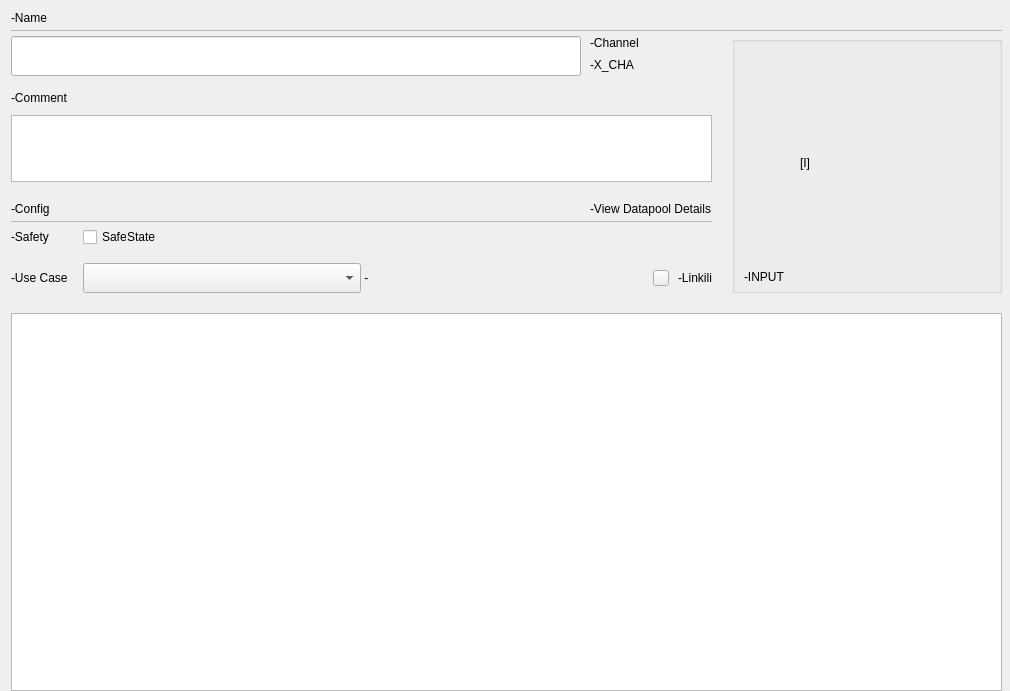
<?xml version="1.0" encoding="UTF-8"?>
<ui version="4.0">
 <class>C_SdNdeHalcChannelWidget</class>
 <widget class="QWidget" name="C_SdNdeHalcChannelWidget">
  <property name="geometry">
   <rect>
    <x>0</x>
    <y>0</y>
    <width>1010</width>
    <height>691</height>
   </rect>
  </property>
  <property name="windowTitle">
   <string>C_SdNdeHalcChannelWidget</string>
  </property>
  <layout class="QVBoxLayout" name="verticalLayout">
   <property name="rightMargin">
    <number>8</number>
   </property>
   <property name="bottomMargin">
    <number>0</number>
   </property>
   <item>
    <layout class="QGridLayout" name="gridLayout" rowstretch="0,0,0,0,1" columnstretch="1,0">
     <property name="horizontalSpacing">
      <number>20</number>
     </property>
     <property name="verticalSpacing">
      <number>5</number>
     </property>
     <item row="1" column="0" colspan="2">
      <widget class="stw::opensyde_gui_elements::C_OgeFraSeparator" name="pc_FrameSeparatorName">
       <property name="minimumSize">
        <size>
         <width>0</width>
         <height>1</height>
        </size>
       </property>
       <property name="maximumSize">
        <size>
         <width>16777215</width>
         <height>1</height>
        </size>
       </property>
       <property name="frameShape">
        <enum>QFrame::Shape::StyledPanel</enum>
       </property>
       <property name="frameShadow">
        <enum>QFrame::Shadow::Raised</enum>
       </property>
      </widget>
     </item>
     <item row="3" column="0" colspan="2">
      <spacer name="verticalSpacer_5">
       <property name="orientation">
        <enum>Qt::Orientation::Vertical</enum>
       </property>
       <property name="sizeType">
        <enum>QSizePolicy::Policy::Fixed</enum>
       </property>
       <property name="sizeHint" stdset="0">
        <size>
         <width>20</width>
         <height>15</height>
        </size>
       </property>
      </spacer>
     </item>
     <item row="0" column="0" colspan="2">
      <widget class="stw::opensyde_gui_elements::C_OgeLabContextMenuBase" name="pc_LabName">
       <property name="styleRole" stdset="0">
        <string>heading-group-bold</string>
       </property>
       <property name="text">
        <string>-Name</string>
       </property>
      </widget>
     </item>
     <item row="2" column="1">
      <layout class="QVBoxLayout" name="verticalLayout_6">
       <property name="spacing">
        <number>0</number>
       </property>
       <item>
        <widget class="stw::opensyde_gui_elements::C_OgeGbxGrayed" name="pc_GbxButton">
         <property name="minimumSize">
          <size>
           <width>270</width>
           <height>0</height>
          </size>
         </property>
         <property name="maximumSize">
          <size>
           <width>270</width>
           <height>16777215</height>
          </size>
         </property>
         <layout class="QVBoxLayout" name="verticalLayout_2">
          <property name="bottomMargin">
           <number>6</number>
          </property>
          <item>
           <spacer name="verticalSpacer_4">
            <property name="orientation">
             <enum>Qt::Orientation::Vertical</enum>
            </property>
            <property name="sizeHint" stdset="0">
             <size>
              <width>20</width>
              <height>0</height>
             </size>
            </property>
           </spacer>
          </item>
          <item>
           <spacer name="verticalSpacer_6">
            <property name="orientation">
             <enum>Qt::Orientation::Vertical</enum>
            </property>
            <property name="sizeType">
             <enum>QSizePolicy::Policy::Fixed</enum>
            </property>
            <property name="sizeHint" stdset="0">
             <size>
              <width>20</width>
              <height>10</height>
             </size>
            </property>
           </spacer>
          </item>
          <item>
           <layout class="QHBoxLayout" name="horizontalLayout">
            <item>
             <spacer name="horizontalSpacer">
              <property name="orientation">
               <enum>Qt::Orientation::Horizontal</enum>
              </property>
              <property name="sizeHint" stdset="0">
               <size>
                <width>5</width>
                <height>20</height>
               </size>
              </property>
             </spacer>
            </item>
            <item>
             <spacer name="horizontalSpacer_5">
              <property name="orientation">
               <enum>Qt::Orientation::Horizontal</enum>
              </property>
              <property name="sizeType">
               <enum>QSizePolicy::Policy::Fixed</enum>
              </property>
              <property name="sizeHint" stdset="0">
               <size>
                <width>10</width>
                <height>20</height>
               </size>
              </property>
             </spacer>
            </item>
            <item>
             <widget class="stw::opensyde_gui_elements::C_OgeLabSvgOnly" name="pc_LabImage">
              <property name="minimumSize">
               <size>
                <width>144</width>
                <height>144</height>
               </size>
              </property>
              <property name="maximumSize">
               <size>
                <width>144</width>
                <height>144</height>
               </size>
              </property>
              <property name="text">
               <string>[I]</string>
              </property>
             </widget>
            </item>
            <item>
             <spacer name="horizontalSpacer_3">
              <property name="orientation">
               <enum>Qt::Orientation::Horizontal</enum>
              </property>
              <property name="sizeHint" stdset="0">
               <size>
                <width>5</width>
                <height>20</height>
               </size>
              </property>
             </spacer>
            </item>
           </layout>
          </item>
          <item>
           <spacer name="verticalSpacer_3">
            <property name="orientation">
             <enum>Qt::Orientation::Vertical</enum>
            </property>
            <property name="sizeHint" stdset="0">
             <size>
              <width>20</width>
              <height>0</height>
             </size>
            </property>
           </spacer>
          </item>
          <item>
           <widget class="stw::opensyde_gui_elements::C_OgeLabGenericNoPaddingNoMargins" name="pc_LabDomainName">
            <property name="text">
             <string>-INPUT</string>
            </property>
           </widget>
          </item>
         </layout>
        </widget>
       </item>
      </layout>
     </item>
     <item row="2" column="0">
      <layout class="QGridLayout" name="gridLayout_3" rowstretch="0,0,0,0,0,0,0,0,0,0,0,0,0" columnstretch="1,0">
       <property name="horizontalSpacing">
        <number>9</number>
       </property>
       <property name="verticalSpacing">
        <number>5</number>
       </property>
       <item row="10" column="1">
        <widget class="stw::opensyde_gui_elements::C_OgeLabToolTipBase" name="pc_LabViewDatapools">
         <property name="styleRole" stdset="0">
          <string>group-item</string>
         </property>
         <property name="text">
          <string>-View Datapool Details</string>
         </property>
        </widget>
       </item>
       <item row="5" column="0">
        <spacer name="verticalSpacer">
         <property name="orientation">
          <enum>Qt::Orientation::Vertical</enum>
         </property>
         <property name="sizeType">
          <enum>QSizePolicy::Policy::Fixed</enum>
         </property>
         <property name="sizeHint" stdset="0">
          <size>
           <width>20</width>
           <height>7</height>
          </size>
         </property>
        </spacer>
       </item>
       <item row="4" column="0">
        <widget class="stw::opensyde_gui_elements::C_OgeLePropertiesName" name="pc_LeName">
         <property name="minimumSize">
          <size>
           <width>0</width>
           <height>40</height>
          </size>
         </property>
         <property name="maximumSize">
          <size>
           <width>16777215</width>
           <height>40</height>
          </size>
         </property>
        </widget>
       </item>
       <item row="4" column="1">
        <layout class="QVBoxLayout" name="verticalLayout_3">
         <property name="spacing">
          <number>5</number>
         </property>
         <property name="bottomMargin">
          <number>1</number>
         </property>
         <item>
          <widget class="stw::opensyde_gui_elements::C_OgeLabGenericNoPaddingNoMargins" name="pc_LabChannelTitle">
           <property name="maximumSize">
            <size>
             <width>16777215</width>
             <height>15</height>
            </size>
           </property>
           <property name="text">
            <string>-Channel</string>
           </property>
          </widget>
         </item>
         <item>
          <layout class="QHBoxLayout" name="horizontalLayout_2" stretch="0,1">
           <property name="spacing">
            <number>0</number>
           </property>
           <item>
            <widget class="stw::opensyde_gui_elements::C_OgeLabGenericWithContextMenu" name="pc_LabChannelCurrent">
             <property name="maximumSize">
              <size>
               <width>130</width>
               <height>16777215</height>
              </size>
             </property>
             <property name="text">
              <string>-X_CHA</string>
             </property>
             <property name="textInteractionFlags">
              <set>Qt::TextInteractionFlag::LinksAccessibleByMouse|Qt::TextInteractionFlag::TextSelectableByMouse</set>
             </property>
            </widget>
           </item>
           <item>
            <spacer name="horizontalSpacer_4">
             <property name="orientation">
              <enum>Qt::Orientation::Horizontal</enum>
             </property>
             <property name="sizeHint" stdset="0">
              <size>
               <width>0</width>
               <height>20</height>
              </size>
             </property>
            </spacer>
           </item>
          </layout>
         </item>
        </layout>
       </item>
       <item row="10" column="0">
        <widget class="stw::opensyde_gui_elements::C_OgeLabContextMenuBase" name="pc_LabConfig">
         <property name="styleRole" stdset="0">
          <string>heading-group-bold</string>
         </property>
         <property name="text">
          <string>-Config</string>
         </property>
        </widget>
       </item>
       <item row="6" column="0" colspan="2">
        <widget class="stw::opensyde_gui_elements::C_OgeLabContextMenuBase" name="pc_LabComment">
         <property name="styleRole" stdset="0">
          <string>heading-group-bold</string>
         </property>
         <property name="minimumSize">
          <size>
           <width>0</width>
           <height>20</height>
          </size>
         </property>
         <property name="maximumSize">
          <size>
           <width>16777215</width>
           <height>20</height>
          </size>
         </property>
         <property name="text">
          <string>-Comment</string>
         </property>
        </widget>
       </item>
       <item row="11" column="0" colspan="2">
        <widget class="stw::opensyde_gui_elements::C_OgeFraSeparator" name="pc_FrameSeparatorRelation">
         <property name="minimumSize">
          <size>
           <width>0</width>
           <height>1</height>
          </size>
         </property>
         <property name="maximumSize">
          <size>
           <width>16777215</width>
           <height>1</height>
          </size>
         </property>
         <property name="frameShape">
          <enum>QFrame::Shape::StyledPanel</enum>
         </property>
         <property name="frameShadow">
          <enum>QFrame::Shadow::Raised</enum>
         </property>
        </widget>
       </item>
       <item row="12" column="0" colspan="2">
        <layout class="QGridLayout" name="pc_LayoutSafetyAndUseCase" columnstretch="0,1,0">
         <property name="horizontalSpacing">
          <number>15</number>
         </property>
         <property name="verticalSpacing">
          <number>16</number>
         </property>
         <item row="1" column="1">
          <layout class="QHBoxLayout" name="horizontalLayout_3" stretch="1,1">
           <item>
            <widget class="stw::opensyde_gui_elements::C_OgeCbxText" name="pc_CbxUseCase">
             <property name="minimumSize">
              <size>
               <width>150</width>
               <height>30</height>
              </size>
             </property>
             <property name="maximumSize">
              <size>
               <width>16777215</width>
               <height>30</height>
              </size>
             </property>
            </widget>
           </item>
           <item>
            <widget class="stw::opensyde_gui_elements::C_OgeLabContextMenuBase" name="pc_LabNoUseCase">
             <property name="styleRole" stdset="0">
              <string>group-item-value</string>
             </property>
             <property name="minimumSize">
              <size>
               <width>5</width>
               <height>30</height>
              </size>
             </property>
             <property name="maximumSize">
              <size>
               <width>16777215</width>
               <height>30</height>
              </size>
             </property>
             <property name="text">
              <string> - </string>
             </property>
            </widget>
           </item>
          </layout>
         </item>
         <item row="1" column="2">
          <layout class="QHBoxLayout" name="horizontalLayout_4">
           <property name="spacing">
            <number>9</number>
           </property>
           <item>
            <widget class="stw::opensyde_gui_elements::C_OgePubSvgIconOnly" name="pc_PubLinkedIcon">
             <property name="minimumSize">
              <size>
               <width>16</width>
               <height>16</height>
              </size>
             </property>
             <property name="maximumSize">
              <size>
               <width>16</width>
               <height>16</height>
              </size>
             </property>
            </widget>
           </item>
           <item>
            <widget class="stw::opensyde_gui_elements::C_OgeLabToolTipBase" name="pc_LabLinkedChannel">
             <property name="styleRole" stdset="0">
              <string>group-item</string>
             </property>
             <property name="text">
              <string>-Linkili</string>
             </property>
            </widget>
           </item>
          </layout>
         </item>
         <item row="1" column="0">
          <widget class="stw::opensyde_gui_elements::C_OgeLabToolTipBase" name="pc_LabUseCase">
           <property name="styleRole" stdset="0">
            <string>group-item</string>
           </property>
           <property name="text">
            <string>-Use Case</string>
           </property>
          </widget>
         </item>
         <item row="0" column="0">
          <widget class="stw::opensyde_gui_elements::C_OgeLabToolTipBase" name="pc_LabSafety">
           <property name="styleRole" stdset="0">
            <string>group-item</string>
           </property>
           <property name="text">
            <string>-Safety</string>
           </property>
          </widget>
         </item>
         <item row="0" column="2">
          <spacer name="horizontalSpacer_2">
           <property name="orientation">
            <enum>Qt::Orientation::Horizontal</enum>
           </property>
           <property name="sizeHint" stdset="0">
            <size>
             <width>0</width>
             <height>0</height>
            </size>
           </property>
          </spacer>
         </item>
         <item row="0" column="1">
          <layout class="QHBoxLayout" name="horizontalLayout_5">
           <item>
            <widget class="stw::opensyde_gui_elements::C_OgeChxTristateBase" name="pc_ChxSafety">
             <property name="styleRole" stdset="0">
              <string>chx-tristate-transparent-toggle</string>
             </property>
             <property name="minimumSize">
              <size>
               <width>44</width>
               <height>20</height>
              </size>
             </property>
             <property name="maximumSize">
              <size>
               <width>44</width>
               <height>20</height>
              </size>
             </property>
             <property name="text">
              <string>Safety</string>
             </property>
            </widget>
           </item>
           <item>
            <widget class="stw::opensyde_gui_elements::C_OgeLabToolTipBase" name="pc_LabSafetyState">
             <property name="styleRole" stdset="0">
              <string>group-item</string>
             </property>
             <property name="text">
              <string>State</string>
             </property>
            </widget>
           </item>
           <item>
            <spacer name="horizontalSpacer_6">
             <property name="orientation">
              <enum>Qt::Orientation::Horizontal</enum>
             </property>
             <property name="sizeHint" stdset="0">
              <size>
               <width>40</width>
               <height>20</height>
              </size>
             </property>
            </spacer>
           </item>
          </layout>
         </item>
        </layout>
       </item>
       <item row="8" column="0" colspan="2">
        <widget class="stw::opensyde_gui_elements::C_OgeTedPropertiesComment" name="pc_TedComment">
         <property name="maximumSize">
          <size>
           <width>16777215</width>
           <height>67</height>
          </size>
         </property>
         <property name="acceptRichText">
          <bool>false</bool>
         </property>
        </widget>
       </item>
       <item row="9" column="0">
        <spacer name="verticalSpacer_8">
         <property name="orientation">
          <enum>Qt::Orientation::Vertical</enum>
         </property>
         <property name="sizeType">
          <enum>QSizePolicy::Policy::Fixed</enum>
         </property>
         <property name="sizeHint" stdset="0">
          <size>
           <width>20</width>
           <height>15</height>
          </size>
         </property>
        </spacer>
       </item>
       <item row="7" column="0">
        <spacer name="verticalSpacer_2">
         <property name="orientation">
          <enum>Qt::Orientation::Vertical</enum>
         </property>
         <property name="sizeType">
          <enum>QSizePolicy::Policy::Fixed</enum>
         </property>
         <property name="sizeHint" stdset="0">
          <size>
           <width>20</width>
           <height>2</height>
          </size>
         </property>
        </spacer>
       </item>
      </layout>
     </item>
     <item row="4" column="0" colspan="2">
      <widget class="stw::opensyde_gui::C_SdNdeHalcConfigTreeView" name="pc_TreeConfig"/>
     </item>
    </layout>
   </item>
  </layout>
 </widget>
 <customwidgets>
  <customwidget>
   <class>stw::opensyde_gui_elements::C_OgeFraSeparator</class>
   <extends>QFrame</extends>
   <header>C_OgeFraSeparator.hpp</header>
   <container>1</container>
  </customwidget>
  <customwidget>
   <class>stw::opensyde_gui_elements::C_OgeCbxText</class>
   <extends>QComboBox</extends>
   <header>C_OgeCbxText.hpp</header>
  </customwidget>
  <customwidget>
   <class>stw::opensyde_gui_elements::C_OgeLabToolTipBase</class>
   <extends>QLabel</extends>
   <header>C_OgeLabToolTipBase.hpp</header>
  </customwidget>
  <customwidget>
   <class>stw::opensyde_gui_elements::C_OgeTedPropertiesComment</class>
   <extends>QTextEdit</extends>
   <header>C_OgeTedPropertiesComment.hpp</header>
  </customwidget>
  <customwidget>
   <class>stw::opensyde_gui_elements::C_OgeLePropertiesName</class>
   <extends>QLineEdit</extends>
   <header>C_OgeLePropertiesName.hpp</header>
  </customwidget>
  <customwidget>
   <class>stw::opensyde_gui_elements::C_OgeLabGenericNoPaddingNoMargins</class>
   <extends>QLabel</extends>
   <header>C_OgeLabGenericNoPaddingNoMargins.hpp</header>
  </customwidget>
  <customwidget>
   <class>stw::opensyde_gui_elements::C_OgeLabContextMenuBase</class>
   <extends>QLabel</extends>
   <header>C_OgeLabContextMenuBase.hpp</header>
  </customwidget>
  <customwidget>
   <class>stw::opensyde_gui_elements::C_OgePubSvgIconOnly</class>
   <extends>QPushButton</extends>
   <header>C_OgePubSvgIconOnly.hpp</header>
  </customwidget>
  <customwidget>
   <class>stw::opensyde_gui_elements::C_OgeLabSvgOnly</class>
   <extends>QLabel</extends>
   <header>C_OgeLabSvgOnly.hpp</header>
  </customwidget>
  <customwidget>
   <class>stw::opensyde_gui_elements::C_OgeGbxGrayed</class>
   <extends>QGroupBox</extends>
   <header>C_OgeGbxGrayed.hpp</header>
   <container>1</container>
  </customwidget>
  <customwidget>
   <class>stw::opensyde_gui_elements::C_OgeChxTristateBase</class>
   <extends>QCheckBox</extends>
   <header>C_OgeChxTristateBase.hpp</header>
  </customwidget>
  <customwidget>
   <class>stw::opensyde_gui::C_SdNdeHalcConfigTreeView</class>
   <extends>QTreeView</extends>
   <header>C_SdNdeHalcConfigTreeView.hpp</header>
  </customwidget>
  <customwidget>
   <class>stw::opensyde_gui_elements::C_OgeLabGenericWithContextMenu</class>
   <extends>QLabel</extends>
   <header>C_OgeLabGenericWithContextMenu.hpp</header>
  </customwidget>
 </customwidgets>
 <tabstops>
  <tabstop>pc_LeName</tabstop>
  <tabstop>pc_TedComment</tabstop>
  <tabstop>pc_ChxSafety</tabstop>
  <tabstop>pc_CbxUseCase</tabstop>
  <tabstop>pc_PubLinkedIcon</tabstop>
  <tabstop>pc_TreeConfig</tabstop>
 </tabstops>
 <resources/>
 <connections/>
</ui>
